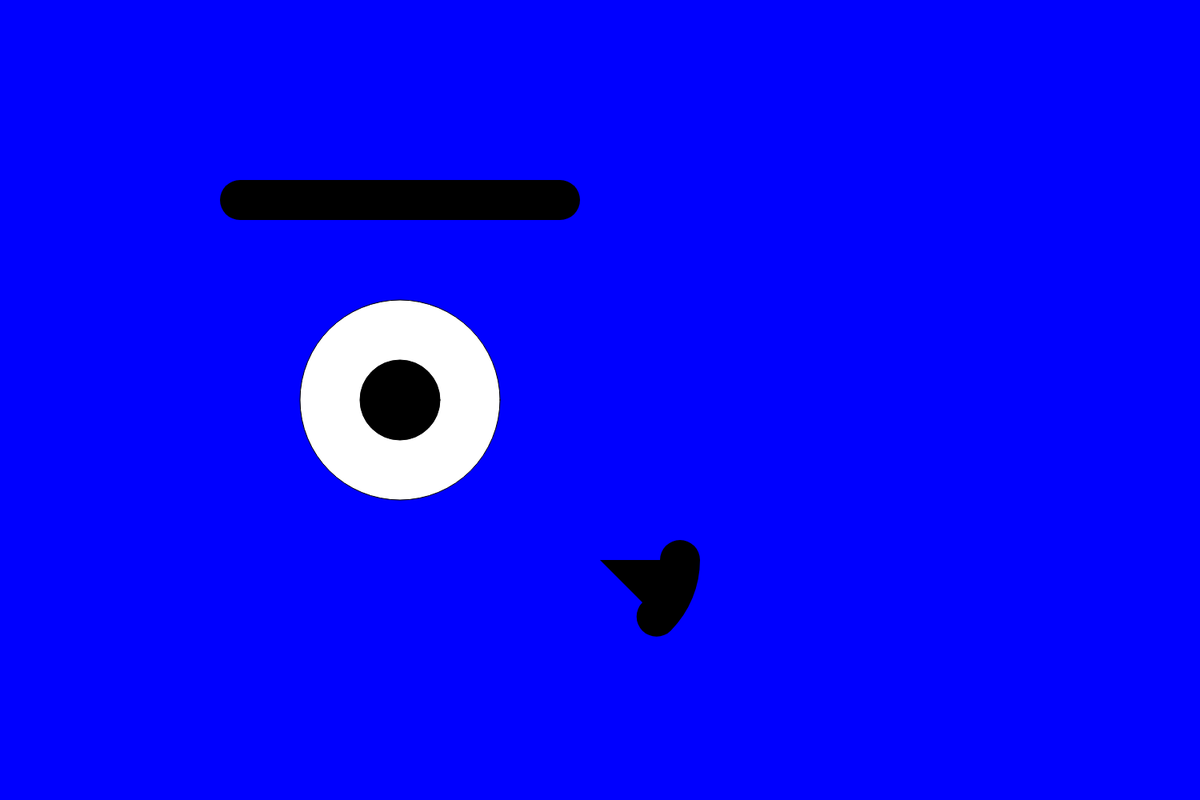
Frame 1 (no input)
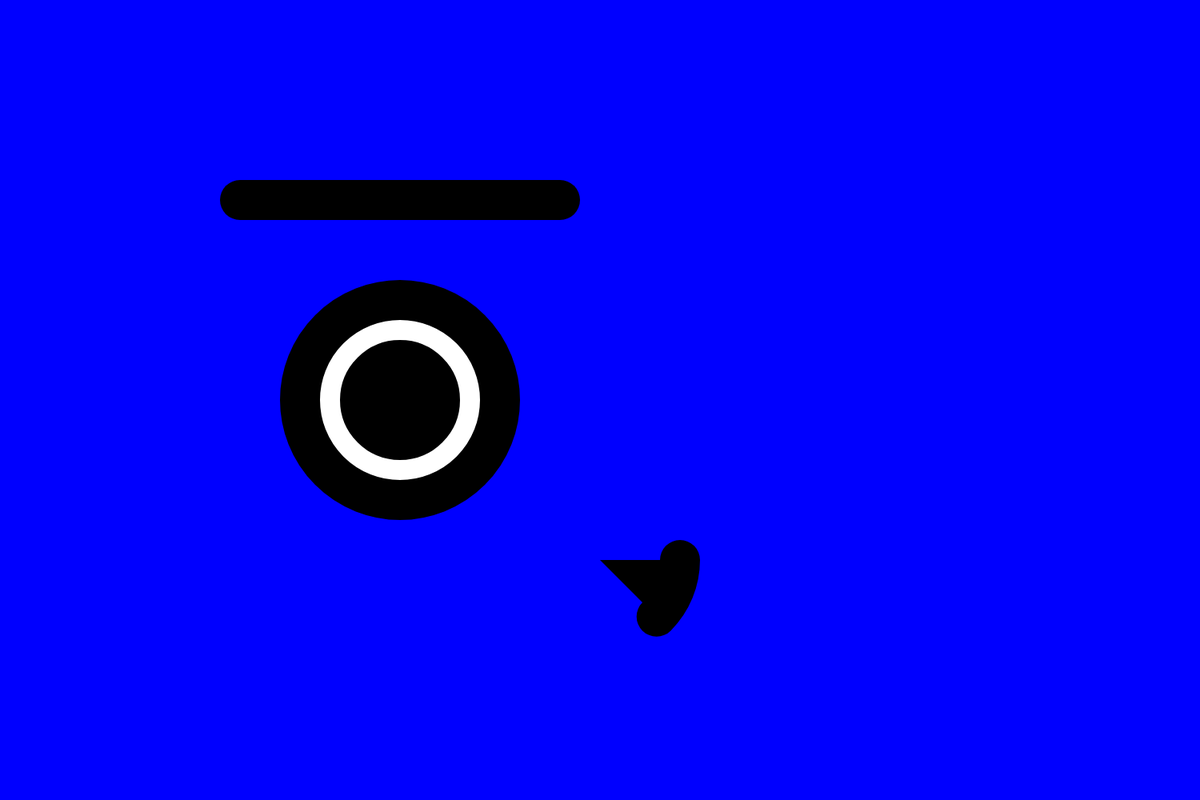
Frame 60 (no input)
Frame 120 (the mouse pressed at the canvas centre since frame 60): identical to frame 60, image omitted

The p5.js sketch that drew these frames (run headless with seeded random() and noise() and a simulated clock; from frame 60 on, the mouse is pressed at the canvas centre):

// p5.js sketch
// ── sketch.js
var X = 500;
var Y = 500;
var A = 200;
var B = 250;
var C = 0;

var eyeColor= "black";

function setup() {

  createCanvas(1500,1000);


// put setup code here
}

function draw() {
  background("blue");

  fill("white");
  ellipse(X,Y,B,B)

  fill(eyeColor);
  ellipse(X,Y,100,100)

  strokeWeight(50);
  line(X-200, Y-250, 700, B);

  arc(X+250, Y+200, A, A, C, QUARTER_PI);
}

function keyPressed(){
  console.log("key " + key);
  console.log("keyCode " + keyCode);

  if(key == "b"){
    eyeColor = "blue";


  }

  if(key == "r"){
    eyeColor = "red";


  }
}
